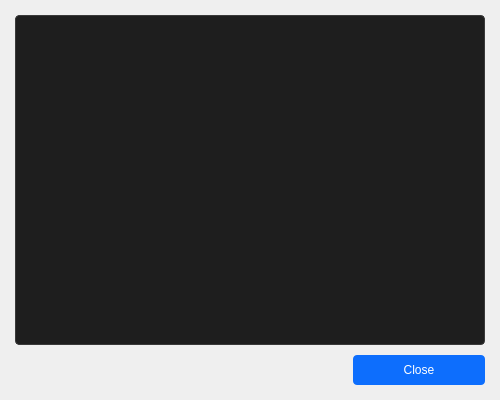
<?xml version="1.0" encoding="UTF-8"?>
<ui version="4.0">
 <class>LicenseViewerDialog</class>
 <widget class="QDialog" name="LicenseViewerDialog">
  <property name="geometry">
   <rect>
    <x>0</x>
    <y>0</y>
    <width>500</width>
    <height>400</height>
   </rect>
  </property>
  <property name="windowTitle">
   <string>License</string>
  </property>
  <layout class="QVBoxLayout" name="verticalLayout">
   <property name="spacing">
    <number>10</number>
   </property>
   <property name="leftMargin">
    <number>15</number>
   </property>
   <property name="topMargin">
    <number>15</number>
   </property>
   <property name="rightMargin">
    <number>15</number>
   </property>
   <property name="bottomMargin">
    <number>15</number>
   </property>
   
   <item>
    <widget class="QTextBrowser" name="textBrowser">
     <property name="styleSheet">
      <string>
       QTextBrowser {
           background-color: #1e1e1e;
           color: #d4d4d4;
           border: 1px solid #3a3a3a;
           border-radius: 4px;
           font-family: Consolas, Menlo, monospace;
           font-size: 12px;
       }
      </string>
     </property>
    </widget>
   </item>
   
   <item>
    <layout class="QHBoxLayout" name="buttonLayout">
     <item>
      <spacer name="horizontalSpacer">
       <property name="orientation">
        <enum>Qt::Orientation::Horizontal</enum>
       </property>
       <property name="sizeHint" stdset="0">
        <size>
         <width>40</width>
         <height>20</height>
        </size>
       </property>
      </spacer>
     </item>
     <item>
      <widget class="QPushButton" name="closeBtn">
       <property name="text">
        <string>Close</string>
       </property>
       <property name="styleSheet">
        <string>
         QPushButton {
             background-color: #0d6efd;
             color: white;
             border: none;
             padding: 8px 16px;
             border-radius: 4px;
             min-width: 100px;
         }
         QPushButton:hover {
             background-color: #0b5ed7;
         }
        </string>
       </property>
      </widget>
     </item>
    </layout>
   </item>
  </layout>
 </widget>
 <resources/>
 <connections/>
</ui>
